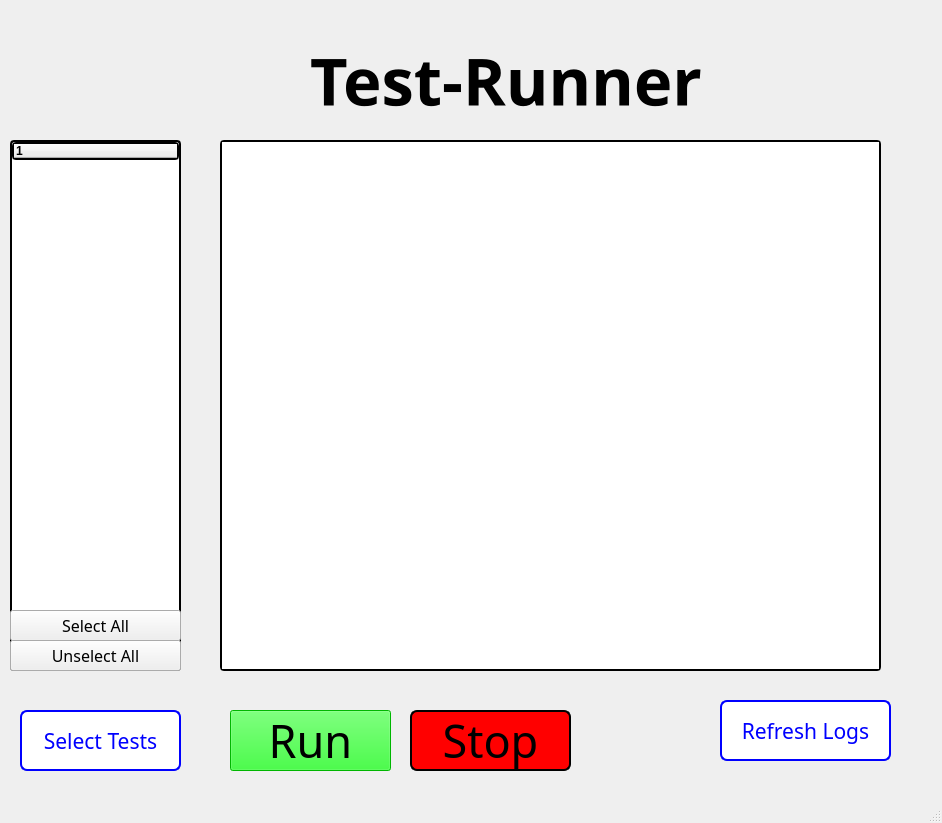
<?xml version="1.0" encoding="UTF-8"?>
<ui version="4.0">
 <class>MainWindow</class>
 <widget class="QMainWindow" name="MainWindow">
  <property name="geometry">
   <rect>
    <x>0</x>
    <y>0</y>
    <width>942</width>
    <height>823</height>
   </rect>
  </property>
  <property name="font">
   <font>
    <weight>75</weight>
    <bold>true</bold>
   </font>
  </property>
  <property name="windowTitle">
   <string>MainWindow</string>
  </property>
  <widget class="QWidget" name="centralwidget">
   <widget class="QPushButton" name="pushBtnSelect">
    <property name="geometry">
     <rect>
      <x>20</x>
      <y>710</y>
      <width>161</width>
      <height>61</height>
     </rect>
    </property>
    <property name="font">
     <font>
      <family>Ink Free</family>
      <pointsize>16</pointsize>
      <weight>50</weight>
      <italic>false</italic>
      <bold>false</bold>
     </font>
    </property>
    <property name="toolTip">
     <string/>
    </property>
    <property name="statusTip">
     <string>Open Test Files</string>
    </property>
    <property name="styleSheet">
     <string notr="true">border-style: solid;
border-radius: 7px;
font: 16pt &quot;Ink Free&quot;;
color: rgb(0, 0, 255);
border-color: rgb(0, 0, 255);
background-color: rgb(255, 255, 255);
border-width:2px;</string>
    </property>
    <property name="text">
     <string>Select Tests</string>
    </property>
   </widget>
   <widget class="QPushButton" name="pushBtnRun">
    <property name="geometry">
     <rect>
      <x>230</x>
      <y>710</y>
      <width>161</width>
      <height>61</height>
     </rect>
    </property>
    <property name="palette">
     <palette>
      <active>
       <colorrole role="WindowText">
        <brush brushstyle="SolidPattern">
         <color alpha="255">
          <red>0</red>
          <green>170</green>
          <blue>0</blue>
         </color>
        </brush>
       </colorrole>
       <colorrole role="Button">
        <brush brushstyle="SolidPattern">
         <color alpha="255">
          <red>0</red>
          <green>255</green>
          <blue>0</blue>
         </color>
        </brush>
       </colorrole>
       <colorrole role="Base">
        <brush brushstyle="SolidPattern">
         <color alpha="255">
          <red>0</red>
          <green>255</green>
          <blue>0</blue>
         </color>
        </brush>
       </colorrole>
       <colorrole role="Window">
        <brush brushstyle="SolidPattern">
         <color alpha="255">
          <red>0</red>
          <green>255</green>
          <blue>0</blue>
         </color>
        </brush>
       </colorrole>
      </active>
      <inactive>
       <colorrole role="WindowText">
        <brush brushstyle="SolidPattern">
         <color alpha="255">
          <red>0</red>
          <green>170</green>
          <blue>0</blue>
         </color>
        </brush>
       </colorrole>
       <colorrole role="Button">
        <brush brushstyle="SolidPattern">
         <color alpha="255">
          <red>0</red>
          <green>255</green>
          <blue>0</blue>
         </color>
        </brush>
       </colorrole>
       <colorrole role="Base">
        <brush brushstyle="SolidPattern">
         <color alpha="255">
          <red>0</red>
          <green>255</green>
          <blue>0</blue>
         </color>
        </brush>
       </colorrole>
       <colorrole role="Window">
        <brush brushstyle="SolidPattern">
         <color alpha="255">
          <red>0</red>
          <green>255</green>
          <blue>0</blue>
         </color>
        </brush>
       </colorrole>
      </inactive>
      <disabled>
       <colorrole role="WindowText">
        <brush brushstyle="SolidPattern">
         <color alpha="255">
          <red>120</red>
          <green>120</green>
          <blue>120</blue>
         </color>
        </brush>
       </colorrole>
       <colorrole role="Button">
        <brush brushstyle="SolidPattern">
         <color alpha="255">
          <red>0</red>
          <green>255</green>
          <blue>0</blue>
         </color>
        </brush>
       </colorrole>
       <colorrole role="Base">
        <brush brushstyle="SolidPattern">
         <color alpha="255">
          <red>0</red>
          <green>255</green>
          <blue>0</blue>
         </color>
        </brush>
       </colorrole>
       <colorrole role="Window">
        <brush brushstyle="SolidPattern">
         <color alpha="255">
          <red>0</red>
          <green>255</green>
          <blue>0</blue>
         </color>
        </brush>
       </colorrole>
      </disabled>
     </palette>
    </property>
    <property name="font">
     <font>
      <family>Ink Free</family>
      <pointsize>34</pointsize>
      <weight>50</weight>
      <italic>false</italic>
      <bold>false</bold>
     </font>
    </property>
    <property name="toolTip">
     <string/>
    </property>
    <property name="statusTip">
     <string>Run Selected Tests</string>
    </property>
    <property name="styleSheet">
     <string notr="true">border-style: solid;
background-color: rgb(0, 255, 0);
color:&quot;[enabled=\&quot;true\&quot;]&quot;&quot;{ color: grey }&quot;&quot;[enabled=\&quot;false\&quot;]&quot;&quot;{ color: black }&quot;;
border-radius: 7px;
font: 34pt &quot;Ink Free&quot;;
border-width:2px;
border-color: rgb(0, 0, 0);
</string>
    </property>
    <property name="text">
     <string>Run</string>
    </property>
   </widget>
   <widget class="QPushButton" name="pushBtnRefreshLogs">
    <property name="geometry">
     <rect>
      <x>720</x>
      <y>700</y>
      <width>171</width>
      <height>61</height>
     </rect>
    </property>
    <property name="font">
     <font>
      <family>Ink Free</family>
      <pointsize>16</pointsize>
      <weight>50</weight>
      <italic>false</italic>
      <bold>false</bold>
     </font>
    </property>
    <property name="toolTip">
     <string/>
    </property>
    <property name="statusTip">
     <string>Upload Test-Logs</string>
    </property>
    <property name="styleSheet">
     <string notr="true">border-style: solid;
border-radius: 7px;
font: 16pt &quot;Ink Free&quot;;
color: rgb(0, 0, 255);
border-color: rgb(0, 0, 255);
background-color: rgb(255, 255, 255);
border-width:2px;</string>
    </property>
    <property name="text">
     <string>Refresh Logs</string>
    </property>
   </widget>
   <widget class="QPushButton" name="pushBtnStop">
    <property name="geometry">
     <rect>
      <x>410</x>
      <y>710</y>
      <width>161</width>
      <height>61</height>
     </rect>
    </property>
    <property name="font">
     <font>
      <family>Ink Free</family>
      <pointsize>34</pointsize>
      <weight>50</weight>
      <italic>false</italic>
      <bold>false</bold>
     </font>
    </property>
    <property name="toolTip">
     <string/>
    </property>
    <property name="statusTip">
     <string/>
    </property>
    <property name="styleSheet">
     <string notr="true">border-style: solid;
background-color: rgb(255, 0, 0);
border-radius: 7px;
font: 34pt &quot;Ink Free&quot;;
border-width:2px;
border-color: rgb(0, 0, 0);
</string>
    </property>
    <property name="text">
     <string>Stop</string>
    </property>
   </widget>
   <widget class="QTreeWidget" name="treeWidget">
    <property name="geometry">
     <rect>
      <x>10</x>
      <y>140</y>
      <width>171</width>
      <height>531</height>
     </rect>
    </property>
    <property name="styleSheet">
     <string notr="true">border-style: solid;
border-radius: 4px;
border-width:2px;
color: rgb(0, 0, 0);
border-color: rgb(0, 0, 0);
font: 8pt &quot;Ink Free&quot;;</string>
    </property>
    <attribute name="headerVisible">
     <bool>true</bool>
    </attribute>
    <column>
     <property name="text">
      <string notr="true">1</string>
     </property>
    </column>
   </widget>
   <widget class="QPushButton" name="pushBtnSelectAll">
    <property name="geometry">
     <rect>
      <x>10</x>
      <y>610</y>
      <width>171</width>
      <height>31</height>
     </rect>
    </property>
    <property name="font">
     <font>
      <family>Ink Free</family>
      <pointsize>12</pointsize>
      <weight>50</weight>
      <italic>false</italic>
      <bold>false</bold>
     </font>
    </property>
    <property name="styleSheet">
     <string notr="true">border-style: solid;
border-radius: 7px;
font: 12pt &quot;Ink Free&quot;;
border-color: rgb(0, 0, 255);
border-width:2px;
color: rgb(0, 0, 0);
color:&quot;[enabled=\&quot;true\&quot;]&quot;&quot;{ color: gray }&quot;&quot;[enabled=\&quot;false\&quot;]&quot;&quot;{ color: black }&quot;</string>
    </property>
    <property name="text">
     <string>Select All</string>
    </property>
   </widget>
   <widget class="QPushButton" name="pushBtnUnselectAll">
    <property name="geometry">
     <rect>
      <x>10</x>
      <y>640</y>
      <width>171</width>
      <height>31</height>
     </rect>
    </property>
    <property name="font">
     <font>
      <family>Ink Free</family>
      <pointsize>12</pointsize>
      <weight>50</weight>
      <italic>false</italic>
      <bold>false</bold>
     </font>
    </property>
    <property name="styleSheet">
     <string notr="true">border-style: solid;
border-radius: 7px;
font: 12pt &quot;Ink Free&quot;;
border-color: rgb(0, 0, 255);
background-color: rgb(255, 255, 255);
border-width:2px;
background-color:&quot;[enabled=\&quot;false\&quot;]&quot;&quot;{ color: gray }&quot;&quot;[enabled=\&quot;true\&quot;]&quot;&quot;{ color: black }&quot;</string>
    </property>
    <property name="text">
     <string>Unselect All</string>
    </property>
   </widget>
   <widget class="QLabel" name="label">
    <property name="geometry">
     <rect>
      <x>310</x>
      <y>40</y>
      <width>511</width>
      <height>81</height>
     </rect>
    </property>
    <property name="font">
     <font>
      <family>Ink Free</family>
      <pointsize>49</pointsize>
      <weight>75</weight>
      <italic>false</italic>
      <bold>true</bold>
      <strikeout>false</strikeout>
     </font>
    </property>
    <property name="styleSheet">
     <string notr="true"/>
    </property>
    <property name="text">
     <string>Test-Runner</string>
    </property>
   </widget>
   <widget class="QTextEdit" name="logText">
    <property name="geometry">
     <rect>
      <x>220</x>
      <y>140</y>
      <width>661</width>
      <height>531</height>
     </rect>
    </property>
    <property name="styleSheet">
     <string notr="true">border-style: solid;
font: 10pt &quot;Nirmala UI Semilight&quot;;
border-radius: 4px;
border-width:2px;
color: rgb(0, 0, 0);
border-color: rgb(0, 0, 0);
</string>
    </property>
   </widget>
  </widget>
  <widget class="QMenuBar" name="menubar">
   <property name="geometry">
    <rect>
     <x>0</x>
     <y>0</y>
     <width>942</width>
     <height>18</height>
    </rect>
   </property>
  </widget>
  <widget class="QStatusBar" name="statusbar"/>
 </widget>
 <resources/>
 <connections/>
</ui>
